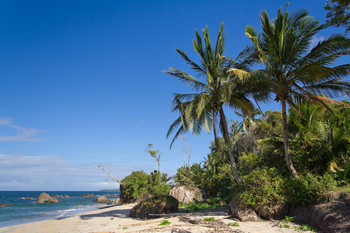
#> input picture practical_python_and_OpenCV/images/beach.png, 350 x 233 px
$ jupyter execute Chapter_7_Histograms.ipynb
#> lines starting #> are read from the running program, lines starting #| are printed output that depends on the picture; after the words box and inside, x2 and y2 are one past the last pixel; in counts of white or black regions, pixels touching at a corner belong together
# Histograms

### Graycale Histograms

### Color Histograms

### Histogram Equalization

### histograms and masks

[cell 1]
import cv2
import numpy as np
import matplotlib.pyplot as plt

[cell 2]
img = cv2.imread('images/beach.png')
#> img is the input picture: shape (233, 350, 3); mean B, G, R 136, 110.4, 78.6
img2 = cv2.cvtColor(img, cv2.COLOR_BGR2RGB)


plt.figure(figsize=(20,10))

plt.subplot(1,2,1), plt.imshow(img)
plt.title('BGR'),plt.axis("off")

plt.subplot(1,2,2), plt.imshow(img2)
plt.title('RGB'),plt.axis("off")

plt.show()
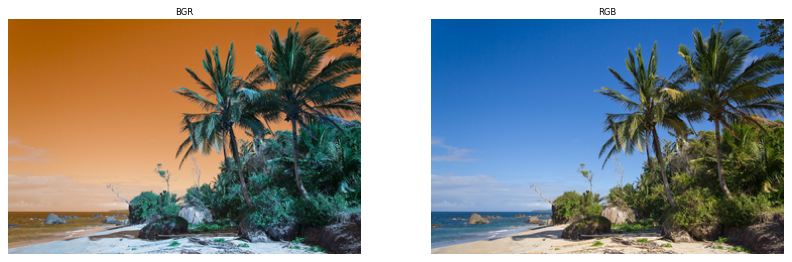
#> figure drawn by matplotlib, 2 panels; B, G, R data is drawn as R, G, B

### Grayscale Histograms

[cell 3]
img = cv2.imread('images/beach.png')
img = cv2.cvtColor(img, cv2.COLOR_BGR2GRAY)
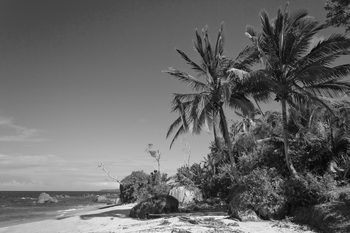
#> img: shape (233, 350); min 3, max 250, mean 103.8

# plt.imshow(img)
# plt.axis("off")
# plt.show()

hist = cv2.calcHist([img], [0], None, [256], [0,256])
#> hist = 256 values, max 1023 at index 91, min 0 at index 0, mean 318.6


plt.figure(figsize=(20,5))

plt.subplot(1,2,1), plt.imshow(img,cmap='gray')
plt.title('Original'),plt.axis("off")

plt.subplot(1,2,2)
plt.title("Grayscale Histogram")
plt.xlabel('Bins')
plt.ylabel('# of Pixels')
plt.plot(hist)
plt.xlim([0,256])
plt.show()
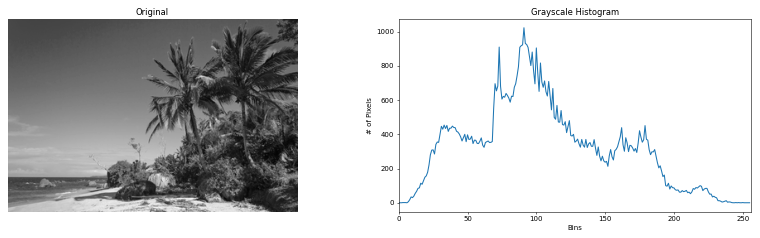
#> figure drawn by matplotlib, 2 panels; panel 2: curve peaks at x = 91, y = 1023

### Color Histogram

[cell 4]
img = cv2.imread('images/beach.png')
img = cv2.cvtColor(img, cv2.COLOR_BGR2RGB)

chans = cv2.split(img)
colors = ('r', 'g','b')

# [6 lines of commented-out code are left out]


plt.figure(figsize=(20,5))

plt.subplot(1,2,1), plt.imshow(img,cmap='gray')
plt.title('Original'),plt.axis("off")

plt.subplot(1,2,2)
plt.title("Flattened Color Histogram")
plt.xlabel('Bins')
plt.ylabel('# of Pixels')
for(chan, color) in zip(chans, colors):
    hist = cv2.calcHist([chan], [0], None, [256], [0,256])
    plt.plot(hist,color = color)
    plt.xlim([0,256])
#> this loop made 3 passes
#> color on passes 1 to 3: 'r', 'g', 'b'


plt.show()
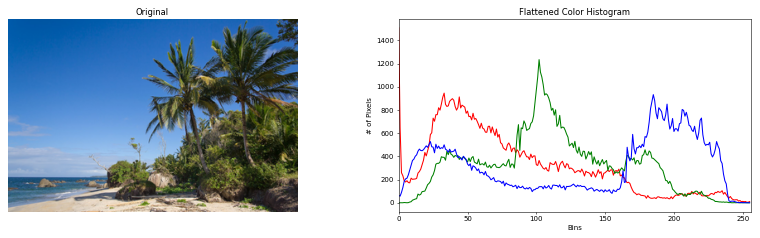
#> figure drawn by matplotlib, 2 panels; panel 2: curve peaks at x = 0, y = 1510; panel 2: curve peaks at x = 102, y = 1235; panel 2: curve peaks at x = 185, y = 933

### Histogram Equalization

[cell 5]
img = cv2.imread('images/beach.png')
img = cv2.cvtColor(img, cv2.COLOR_BGR2GRAY)

eq = cv2.equalizeHist(img)
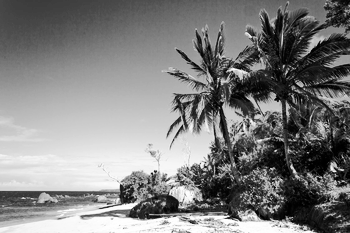
#> eq: shape (233, 350); min 0, max 255, mean 128.3


plt.figure(figsize=(15,10))


plt.imshow(np.hstack([img,eq]), cmap='gray')
plt.title('Histogram Equalization')
plt.axis("off")
plt.show()
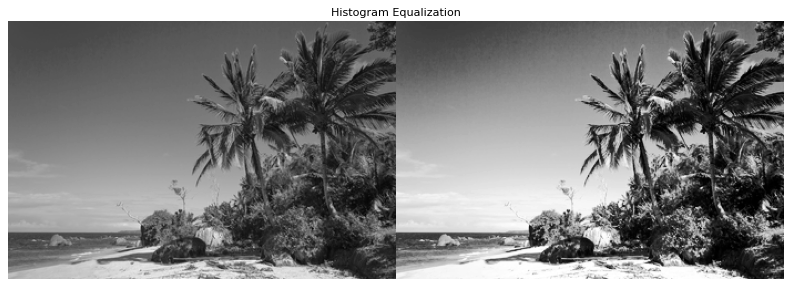
#> figure drawn by matplotlib, 1 panel

### Histograms and Masks

[cell 6]
def plot_histogram(image, title, mask = None):
#> called with title = 'Histogram for Original Image'
    chans = cv2.split(image)
    colors = ('r', 'g', 'b')
    plt.figure()
    plt.title(title)
    plt.xlabel('Bins')
    plt.ylabel('# of Pixels')

    for (chan, color) in zip (chans, colors):
        hist = cv2.calcHist([chan], [0], mask, [256], [0,256])
        plt.plot(hist, color = color)
        plt.xlim([0,256])

[cell 7]
img = cv2.imread('images/beach.png')
img = cv2.cvtColor(img, cv2.COLOR_BGR2RGB)


plot_histogram(img,'Histogram for Original Image')
plt.show()
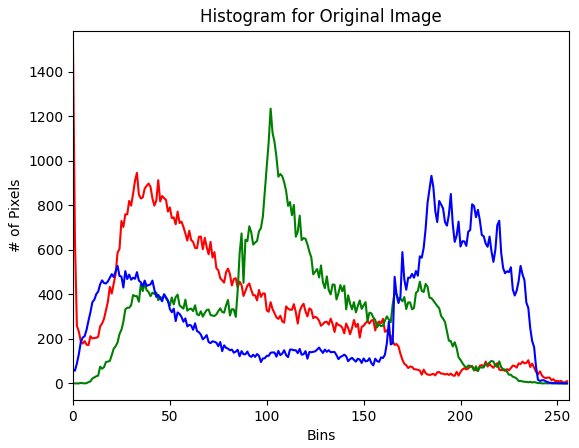
#> figure drawn by matplotlib, 1 panel; curve peaks at x = 0, y = 1510; curve peaks at x = 102, y = 1235; curve peaks at x = 185, y = 933

[cell 8]
img = cv2.imread('images/beach.png')
img = cv2.cvtColor(img, cv2.COLOR_BGR2RGB)

mask = np.zeros(img.shape[:2], dtype='uint8')
cv2.rectangle(mask, (15,15), (130,130), 255, -1)
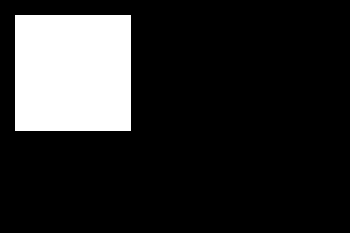
#> mask: shape (233, 350); 16.5% white; 1 white region, box (x1, y1, x2, y2) and area: (15, 15, 131, 131) 13456

masked = cv2.bitwise_and(img, img, mask=mask)
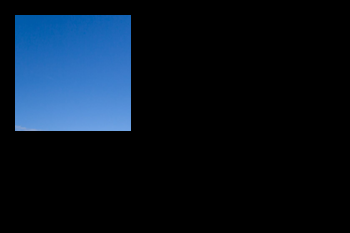
#> masked: shape (233, 350, 3); mean R, G, B 8.6, 20, 32.5


plt.figure(figsize=(20,10))

plt.subplot(1,2,1), plt.imshow(mask, cmap='gray')
plt.title('Mask'),plt.axis("off")

plt.subplot(1,2,2), plt.imshow(masked, cmap='gray')
plt.title('Applying the Mask'),plt.axis("off")

plt.show()

[cell 9]
plot_histogram(img, "Histogram for Masked Image", mask = mask)
#> the loop in plot_histogram (call 2), `for (chan, color) in zip (chans, colors):` made 3 passes
plt.show()
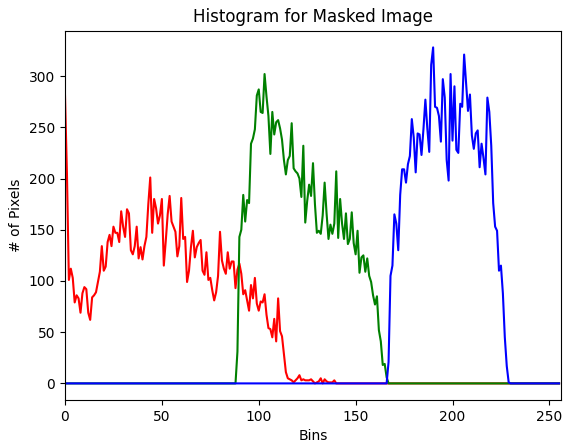
#> figure drawn by matplotlib, 1 panel; curve peaks at x = 0, y = 281; curve peaks at x = 103, y = 302; curve peaks at x = 190, y = 328
# bit wrong...

$ run again, with practical_python_and_OpenCV/images/coins.png copied over practical_python_and_OpenCV/images/beach.png
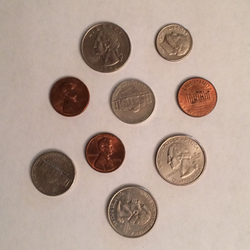
#> input picture practical_python_and_OpenCV/images/coins.png, 250 x 250 px
#> img is the input picture: shape (250, 250, 3); mean B, G, R 147.7, 159.9, 180.7
#> img: shape (250, 250)
#> hist = 256 values, max 2395 at index 199, min 0 at index 0, mean 244.1
#> the loop `for(chan, color) in zip(chans, colors):` made 3 passes
#> color on passes 1 to 3: 'r', 'g', 'b'
#> the loop in plot_histogram, `for (chan, color) in zip (chans, colors):` made 3 passes
#> `cv2.rectangle(mask, (15,15), (130,130), 255, -1)`:
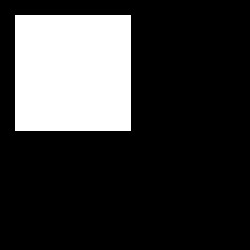
#> mask: shape (250, 250); 21.5% white; 1 white region, box (x1, y1, x2, y2) and area: (15, 15, 131, 131) 13456
#> the loop in plot_histogram (call 2), `for (chan, color) in zip (chans, colors):` made 3 passes
#> `plt.show()`:
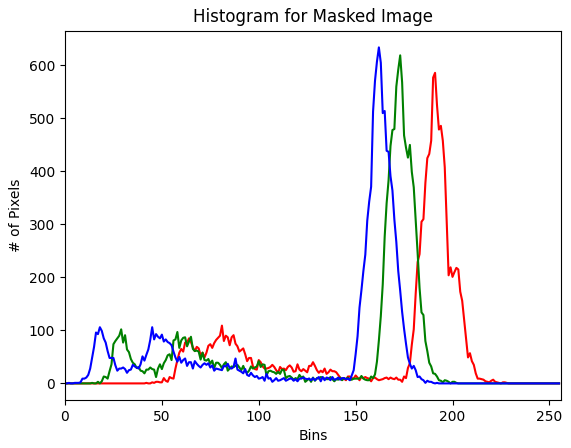
#> figure drawn by matplotlib, 1 panel; curve peaks at x = 191, y = 586; curve peaks at x = 173, y = 619; curve peaks at x = 162, y = 634

$ run again, with practical_python_and_OpenCV/images/messi.png copied over practical_python_and_OpenCV/images/beach.png
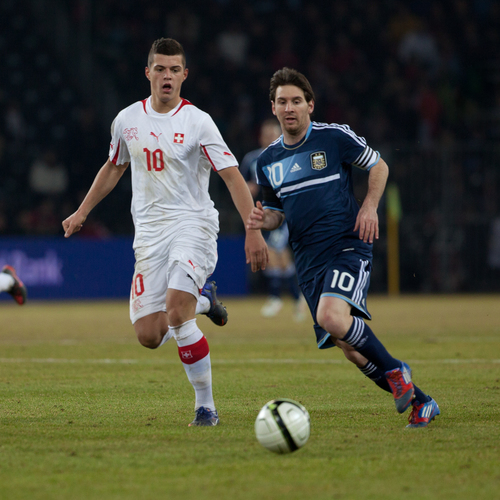
#> input picture practical_python_and_OpenCV/images/messi.png, 500 x 500 px
#> img is the input picture: shape (500, 500, 3); mean B, G, R 58.7, 75.7, 74.3
#> img: shape (500, 500)
#> hist = 256 values, max 7072 at index 14, min 0 at index 245, mean 976.6
#> the loop `for(chan, color) in zip(chans, colors):` made 3 passes
#> color on passes 1 to 3: 'r', 'g', 'b'
#> the loop in plot_histogram, `for (chan, color) in zip (chans, colors):` made 3 passes
#> mask: shape (500, 500); 5.4% white; 1 white region, box (x1, y1, x2, y2) and area: (15, 15, 131, 131) 13456
#> the loop in plot_histogram (call 2), `for (chan, color) in zip (chans, colors):` made 3 passes
#> `plt.show()`:
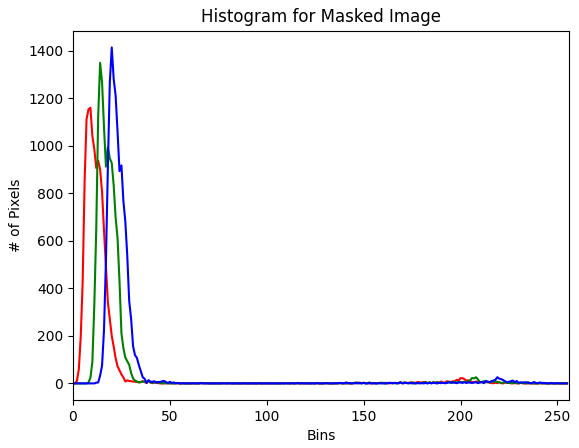
#> figure drawn by matplotlib, 1 panel; curve peaks at x = 9, y = 1161; curve peaks at x = 14, y = 1350; curve peaks at x = 20, y = 1415
